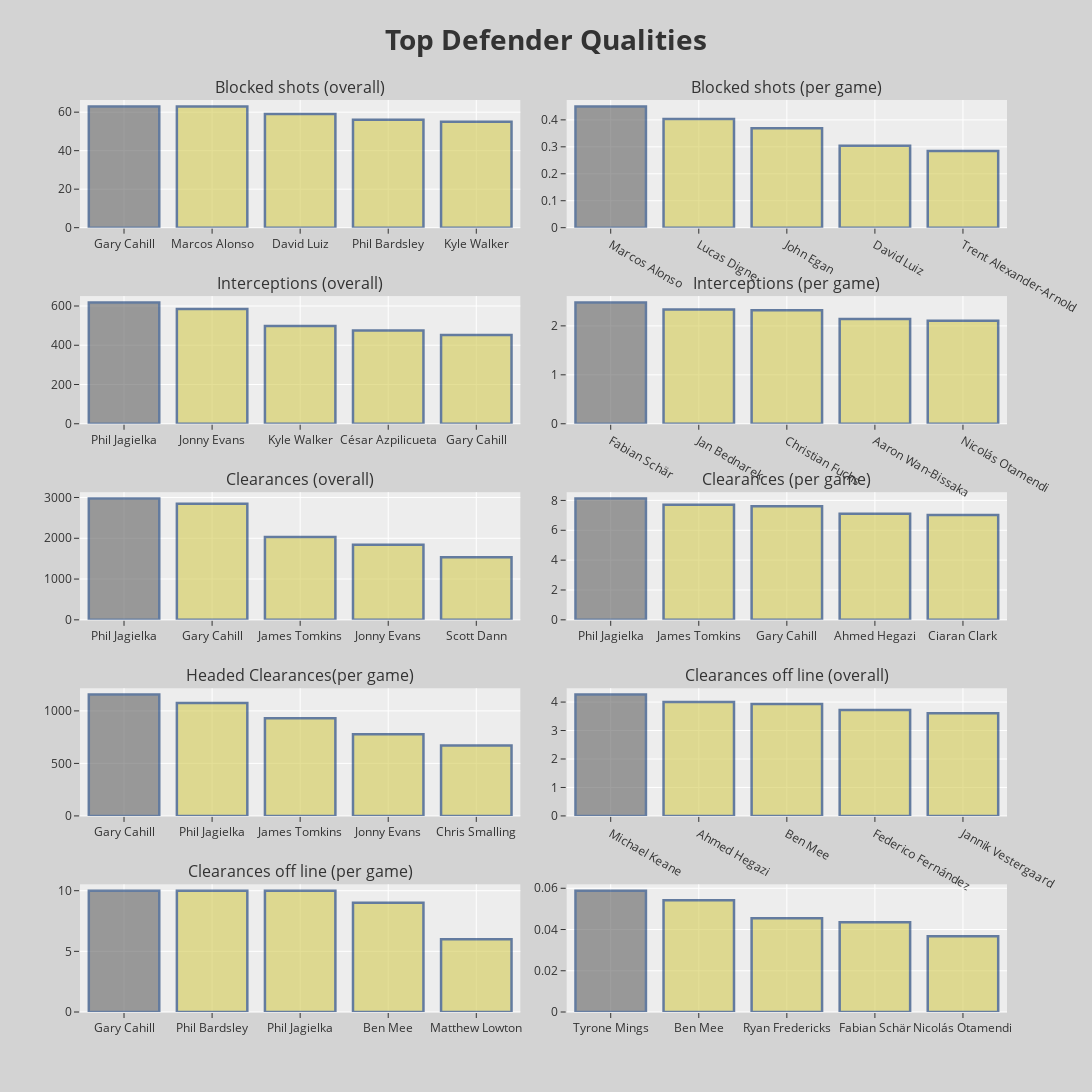

Here is the notebook cell this chart was saved with:
### Markdown cell above
## Defenderes

### Code cell
defenders_attr = ['Blocked shots', 'Interceptions', 'Clearances', 'Headed Clearance', 'Clearances off line', 'Duels won', 'Successful 50/50s', 'Aerial battles won']
top=5
fig = make_subplots(rows=5, cols=2, horizontal_spacing=0.05, vertical_spacing=0.075, subplot_titles=('Blocked shots (overall)', 'Blocked shots (per game)', 'Interceptions (overall)', 'Interceptions (per game)', 'Clearances (overall)', 'Clearances (per game)', 'Headed Clearances(per game)', 'Clearances off line (overall)', 'Clearances off line (per game)'))

df = defenders_38app.sort_values(by='Blocked shots', ascending=False).head(top)
fig.add_trace(go.Bar(x=df["Name"], y=df["Blocked shots"], orientation='v'), row=1, col=1)

df = defenders_38app.sort_values(by='Interceptions', ascending=False).head(top)
fig.add_trace(go.Bar(x=df["Name"], y=df["Interceptions"], orientation='v'), row=2, col=1)

df = defenders_38app.sort_values(by='Clearances', ascending=False).head(top)
fig.add_trace(go.Bar(x=df["Name"], y=df["Clearances"], orientation='v'), row=3, col=1)

df = defenders_38app.sort_values(by='Headed Clearance', ascending=False).head(top)
fig.add_trace(go.Bar(x=df["Name"], y=df["Headed Clearance"], orientation='v'), row=4, col=1)

df = defenders_38app.sort_values(by='Clearances off line', ascending=False).head(top)
fig.add_trace(go.Bar(x=df["Name"], y=df["Clearances off line"], orientation='v'), row=5, col=1)


df = defenders_.sort_values(by='Blocked shots', ascending=False).head(top)
fig.add_trace(go.Bar(x=df["Name"], y=df["Blocked shots"], orientation='v'), row=1, col=2)

df = defenders_.sort_values(by='Interceptions', ascending=False).head(top)
fig.add_trace(go.Bar(x=df["Name"], y=df["Interceptions"], orientation='v'), row=2, col=2)

df = defenders_.sort_values(by='Clearances', ascending=False).head(top)
fig.add_trace(go.Bar(x=df["Name"], y=df["Clearances"], orientation='v'), row=3, col=2)

df = defenders_.sort_values(by='Headed Clearance', ascending=False).head(top)
fig.add_trace(go.Bar(x=df["Name"], y=df["Headed Clearance"], orientation='v'), row=4, col=2)

df = defenders_.sort_values(by='Clearances off line', ascending=False).head(top)
fig.add_trace(go.Bar(x=df["Name"], y=df["Clearances off line"], orientation='v'), row=5, col=2)

fig.update_traces(marker_color=['rgb(96,96,96)', 'rgb(210,202,82)', 'rgb(210,202,82)', 'rgb(210,202,82)', 'rgb(210,202,82)', 'rgb(210,202,82)'], marker_line_color='rgb(8,48,107)', marker_line_width=2.5, opacity=0.6)
fig.update_layout(title_text='<b>Top Defender Qualities</b>', titlefont=dict(size=28), title_x=0.5, showlegend=False, autosize=False, width=1300, height=1300, template='ggplot2', paper_bgcolor='lightgray')

fig.show()

### Figure 1 — Plotly figure (JSON) as saved in the notebook; plotly's stock layout.template omitted (floating-point values rounded to 4 significant figures)
{"data": [{"marker": {"color": ["rgb(96,96,96)", "rgb(210,202,82)", "rgb(210,202,82)", "rgb(210,202,82)", "rgb(210,202,82)", "rgb(210,202,82)"], "line": {"color": "rgb(8,48,107)", "width": 2.5}}, "opacity": 0.6, "orientation": "v", "type": "bar", "x": ["Gary Cahill", "Marcos Alonso", "David Luiz", "Phil Bardsley", "Kyle Walker"], "xaxis": "x", "y": [63.0, 63.0, 59.0, 56.0, 55.0], "yaxis": "y"}, {"marker": {"color": ["rgb(96,96,96)", "rgb(210,202,82)", "rgb(210,202,82)", "rgb(210,202,82)", "rgb(210,202,82)", "rgb(210,202,82)"], "line": {"color": "rgb(8,48,107)", "width": 2.5}}, "opacity": 0.6, "orientation": "v", "type": "bar", "x": ["Phil Jagielka", "Jonny Evans", "Kyle Walker", "César Azpilicueta", "Gary Cahill"], "xaxis": "x3", "y": [618.0, 585.0, 498.0, 475.0, 452.0], "yaxis": "y3"}, {"marker": {"color": ["rgb(96,96,96)", "rgb(210,202,82)", "rgb(210,202,82)", "rgb(210,202,82)", "rgb(210,202,82)", "rgb(210,202,82)"], "line": {"color": "rgb(8,48,107)", "width": 2.5}}, "opacity": 0.6, "orientation": "v", "type": "bar", "x": ["Phil Jagielka", "Gary Cahill", "James Tomkins", "Jonny Evans", "Scott Dann"], "xaxis": "x5", "y": [2974.0, 2849.0, 2029.0, 1843.0, 1536.0], "yaxis": "y5"}, {"marker": {"color": ["rgb(96,96,96)", "rgb(210,202,82)", "rgb(210,202,82)", "rgb(210,202,82)", "rgb(210,202,82)", "rgb(210,202,82)"], "line": {"color": "rgb(8,48,107)", "width": 2.5}}, "opacity": 0.6, "orientation": "v", "type": "bar", "x": ["Gary Cahill", "Phil Jagielka", "James Tomkins", "Jonny Evans", "Chris Smalling"], "xaxis": "x7", "y": [1155.0, 1075.0, 929.0, 777.0, 670.0], "yaxis": "y7"}, {"marker": {"color": ["rgb(96,96,96)", "rgb(210,202,82)", "rgb(210,202,82)", "rgb(210,202,82)", "rgb(210,202,82)", "rgb(210,202,82)"], "line": {"color": "rgb(8,48,107)", "width": 2.5}}, "opacity": 0.6, "orientation": "v", "type": "bar", "x": ["Gary Cahill", "Phil Bardsley", "Phil Jagielka", "Ben Mee", "Matthew Lowton"], "xaxis": "x9", "y": [10.0, 10.0, 10.0, 9.0, 6.0], "yaxis": "y9"}, {"marker": {"color": ["rgb(96,96,96)", "rgb(210,202,82)", "rgb(210,202,82)", "rgb(210,202,82)", "rgb(210,202,82)", "rgb(210,202,82)"], "line": {"color": "rgb(8,48,107)", "width": 2.5}}, "opacity": 0.6, "orientation": "v", "type": "bar", "x": ["Marcos Alonso", "Lucas Digne", "John Egan", "David Luiz", "Trent Alexander-Arnold"], "xaxis": "x2", "y": [0.45, 0.4028, 0.3684, 0.3041, 0.2842], "yaxis": "y2"}, {"marker": {"color": ["rgb(96,96,96)", "rgb(210,202,82)", "rgb(210,202,82)", "rgb(210,202,82)", "rgb(210,202,82)", "rgb(210,202,82)"], "line": {"color": "rgb(8,48,107)", "width": 2.5}}, "opacity": 0.6, "orientation": "v", "type": "bar", "x": ["Fabian Schär", "Jan Bednarek", "Christian Fuchs", "Aaron Wan-Bissaka", "Nicolás Otamendi"], "xaxis": "x4", "y": [2.478, 2.333, 2.318, 2.143, 2.103], "yaxis": "y4"}, {"marker": {"color": ["rgb(96,96,96)", "rgb(210,202,82)", "rgb(210,202,82)", "rgb(210,202,82)", "rgb(210,202,82)", "rgb(210,202,82)"], "line": {"color": "rgb(8,48,107)", "width": 2.5}}, "opacity": 0.6, "orientation": "v", "type": "bar", "x": ["Phil Jagielka", "James Tomkins", "Gary Cahill", "Ahmed Hegazi", "Ciaran Clark"], "xaxis": "x6", "y": [8.126, 7.715, 7.618, 7.105, 7.017], "yaxis": "y6"}, {"marker": {"color": ["rgb(96,96,96)", "rgb(210,202,82)", "rgb(210,202,82)", "rgb(210,202,82)", "rgb(210,202,82)", "rgb(210,202,82)"], "line": {"color": "rgb(8,48,107)", "width": 2.5}}, "opacity": 0.6, "orientation": "v", "type": "bar", "x": ["Michael Keane", "Ahmed Hegazi", "Ben Mee", "Federico Fernández", "Jannik Vestergaard"], "xaxis": "x8", "y": [4.261, 4.0, 3.928, 3.724, 3.605], "yaxis": "y8"}, {"marker": {"color": ["rgb(96,96,96)", "rgb(210,202,82)", "rgb(210,202,82)", "rgb(210,202,82)", "rgb(210,202,82)", "rgb(210,202,82)"], "line": {"color": "rgb(8,48,107)", "width": 2.5}}, "opacity": 0.6, "orientation": "v", "type": "bar", "x": ["Tyrone Mings", "Ben Mee", "Ryan Fredericks", "Fabian Schär", "Nicolás Otamendi"], "xaxis": "x10", "y": [0.05882, 0.05422, 0.04545, 0.04348, 0.03676], "yaxis": "y10"}], "layout": {"annotations": [{"font": {"size": 16}, "showarrow": false, "text": "Blocked shots (overall)", "x": 0.2375, "xanchor": "center", "xref": "paper", "y": 1.0, "yanchor": "bottom", "yref": "paper"}, {"font": {"size": 16}, "showarrow": false, "text": "Blocked shots (per game)", "x": 0.7625, "xanchor": "center", "xref": "paper", "y": 1.0, "yanchor": "bottom", "yref": "paper"}, {"font": {"size": 16}, "showarrow": false, "text": "Interceptions (overall)", "x": 0.2375, "xanchor": "center", "xref": "paper", "y": 0.785, "yanchor": "bottom", "yref": "paper"}, {"font": {"size": 16}, "showarrow": false, "text": "Interceptions (per game)", "x": 0.7625, "xanchor": "center", "xref": "paper", "y": 0.785, "yanchor": "bottom", "yref": "paper"}, {"font": {"size": 16}, "showarrow": false, "text": "Clearances (overall)", "x": 0.2375, "xanchor": "center", "xref": "paper", "y": 0.57, "yanchor": "bottom", "yref": "paper"}, {"font": {"size": 16}, "showarrow": false, "text": "Clearances (per game)", "x": 0.7625, "xanchor": "center", "xref": "paper", "y": 0.57, "yanchor": "bottom", "yref": "paper"}, {"font": {"size": 16}, "showarrow": false, "text": "Headed Clearances(per game)", "x": 0.2375, "xanchor": "center", "xref": "paper", "y": 0.355, "yanchor": "bottom", "yref": "paper"}, {"font": {"size": 16}, "showarrow": false, "text": "Clearances off line (overall)", "x": 0.7625, "xanchor": "center", "xref": "paper", "y": 0.355, "yanchor": "bottom", "yref": "paper"}, {"font": {"size": 16}, "showarrow": false, "text": "Clearances off line (per game)", "x": 0.2375, "xanchor": "center", "xref": "paper", "y": 0.14, "yanchor": "bottom", "yref": "paper"}], "autosize": false, "height": 1300, "paper_bgcolor": "lightgray", "showlegend": false, "title": {"font": {"size": 28}, "text": "<b>Top Defender Qualities</b>", "x": 0.5}, "width": 1300, "xaxis": {"anchor": "y", "domain": [0.0, 0.475]}, "xaxis10": {"anchor": "y10", "domain": [0.525, 1.0]}, "xaxis2": {"anchor": "y2", "domain": [0.525, 1.0]}, "xaxis3": {"anchor": "y3", "domain": [0.0, 0.475]}, "xaxis4": {"anchor": "y4", "domain": [0.525, 1.0]}, "xaxis5": {"anchor": "y5", "domain": [0.0, 0.475]}, "xaxis6": {"anchor": "y6", "domain": [0.525, 1.0]}, "xaxis7": {"anchor": "y7", "domain": [0.0, 0.475]}, "xaxis8": {"anchor": "y8", "domain": [0.525, 1.0]}, "xaxis9": {"anchor": "y9", "domain": [0.0, 0.475]}, "yaxis": {"anchor": "x", "domain": [0.86, 1.0]}, "yaxis10": {"anchor": "x10", "domain": [0.0, 0.14]}, "yaxis2": {"anchor": "x2", "domain": [0.86, 1.0]}, "yaxis3": {"anchor": "x3", "domain": [0.645, 0.785]}, "yaxis4": {"anchor": "x4", "domain": [0.645, 0.785]}, "yaxis5": {"anchor": "x5", "domain": [0.43, 0.57]}, "yaxis6": {"anchor": "x6", "domain": [0.43, 0.57]}, "yaxis7": {"anchor": "x7", "domain": [0.215, 0.355]}, "yaxis8": {"anchor": "x8", "domain": [0.215, 0.355]}, "yaxis9": {"anchor": "x9", "domain": [0.0, 0.14]}}}
